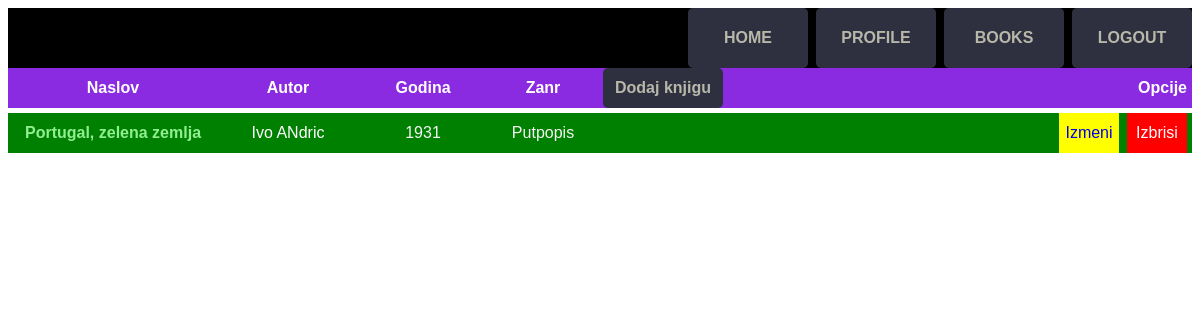
The app's page /moderator.php with its own data.
### tables this page shows
CREATE TABLE `books` (
  `id` int(11) NOT NULL,
  `title` varchar(250) NOT NULL,
  `year` int(11) NOT NULL,
  `genre_id` int(11) NOT NULL,
  `author_id` int(11) NOT NULL,
  `user_id` int(11) DEFAULT NULL
);

CREATE TABLE `authors` (
  `id` int(11) NOT NULL,
  `name` varchar(250) NOT NULL
);

CREATE TABLE `genres` (
  `id` int(11) NOT NULL,
  `title` varchar(250) NOT NULL
);

### moderator.php (the view, shortened to what this page needs)
<?php
require_once("db/connection.php");
$sql = "SELECT b.id AS 'book_id', b.title AS 'title',b.year  AS 'year'," .
    " g.title AS 'genre', a.name AS 'author', b.user_id AS 'user_id' " .
    "FROM books b LEFT JOIN genres g ON b.genre_id = g.id LEFT JOIN authors a" .
    " ON b.author_id=a.id";
$allBooks = $dbh->query($sql)->fetchAll(PDO::FETCH_ASSOC);
?>
<html>
<head>
    <link rel="stylesheet" href="assets/styles.css" />
</head>
<body>
    <?php
    require_once("header.php");
    ?>
    <div class="row header-row">
        <div class="title header-item">Naslov</div>
        <div class="author header-item">Autor</div>
        <div class="year header-item">Godina</div>
        <div class="genre header-item">Zanr</div>
        <div class="addBook header-item"><a href="addBook.php">Dodaj knjigu<a></div>
        <div class="options header-item">Opcije</div>
    </div>
    <?php
    foreach ($allBooks as $book) {
        if (!isset($book['user_id'])) {
            $content = "<div class='row'>" .
                "<div class='title'> " . ucfirst($book['title']) .  "</div>" .
                "<div class='author'>" . $book['author'] . "</div>" .
                "<div class='year'>" . ucfirst($book['year']) . "</div>" .
                "<div class='genre'>" . ucfirst($book['genre']) . "</div>" .
                "<div class ='options'>" .
                "<div class='update-user-btn'><a href='update_book.php?id=" . $book['book_id'] . "'>Izmeni</a></div>" .
                "<div class='delete-user-btn'><a href='delete_book.php?id=" . $book['book_id'] . "'>Izbrisi</a></div>" .
                "</div>";
            $content .= " </div>";
            echo $content;
        }
    }
    ?>
</body>
</html>

### assets/styles.css (style rules this page uses)
body { font-family: sans-serif; text-align: center; }
a { text-decoration: none; }
.row { display: block; height: 40px; line-height: 40px; background: green; margin-bottom: 5px; padding: 0 5px; }
.header-row { background: blueviolet !important; }
.header-item { color: white !important; font-weight: bolder !important; }
.title { color: lightgreen; font-weight: bolder; width: 200px; float: left; }
.author { color: white; width: 150px; float: left; }
.year { color: whitesmoke; width: 120px; float: left; }
.genre { color: whitesmoke; width: 120px; float: left; }
.options { float: right; }
.addBook { width: 120px; float: left; background-color: rgb(46, 48, 63); cursor: pointer; border-radius: 5px; }
.addBook a { color: rgb(184, 184, 170); text-decoration: none; }
.update-user-btn { width: 60px; display: inline-block; background: yellow; }
.delete-user-btn { width: 60px; display: inline-block; background: red; color: white; margin-left: 8px; }
.delete-user-btn a { color: white; text-decoration: none; }

### records on screen
books: title "Portugal, zelena zemlja", author.name "Ivo ANdric", year "1931", genre.title "Putpopis"
